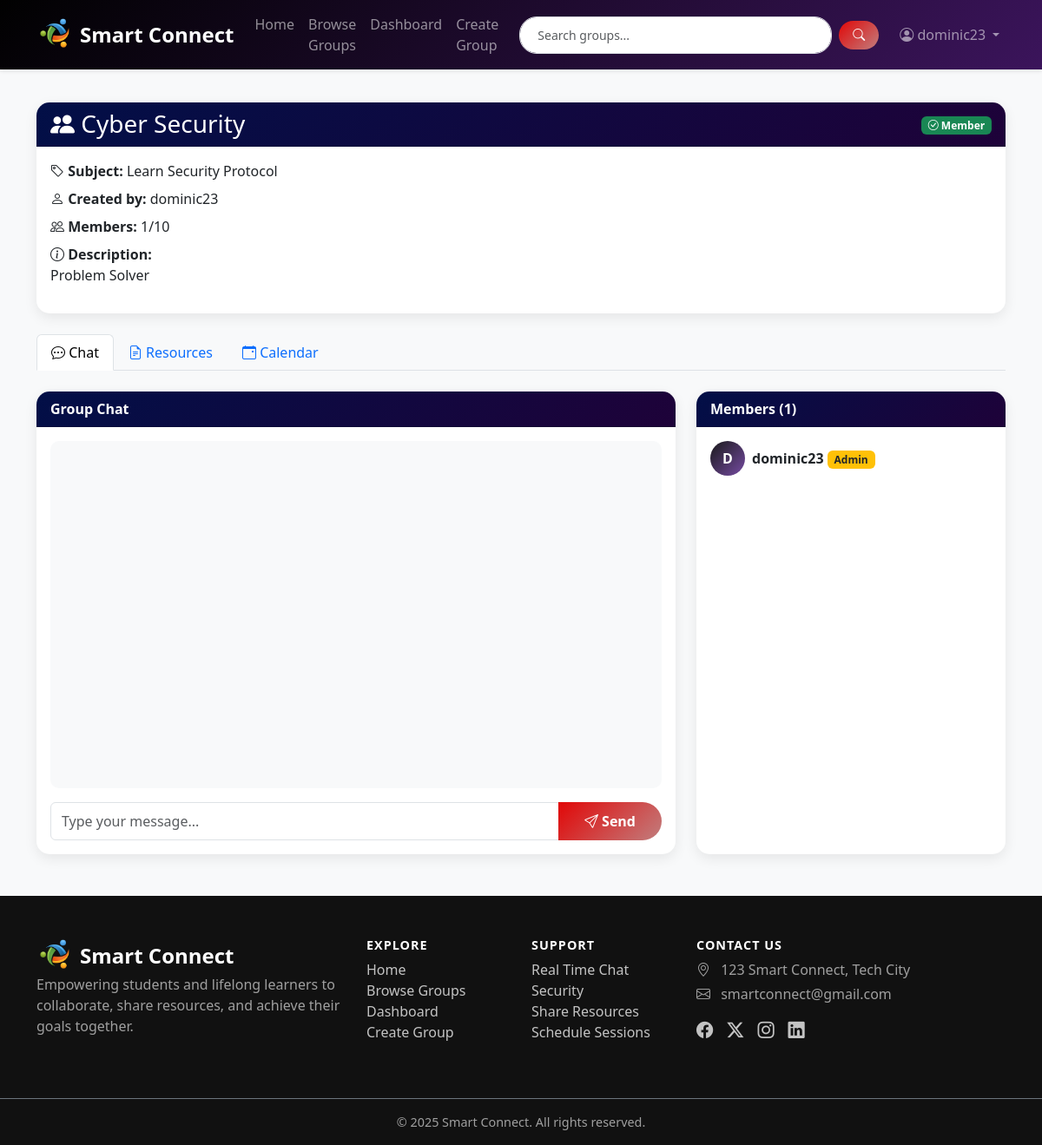
Page /group/2/ (signed in) on the committed database.
### groups/models.py (models this page shows, shortened)
class StudyGroup(models.Model):
    name = models.CharField(max_length=200)
    subject = models.CharField(max_length=100)
    description = models.TextField()
    created_by = models.ForeignKey(User, on_delete=models.CASCADE, related_name='created_groups')
    members = models.ManyToManyField(User, related_name='joined_groups', blank=True)
    created_at = models.DateTimeField(auto_now_add=True)
    max_members = models.IntegerField(default=50)
    is_private = models.BooleanField(default=False)
    class Meta:
        ordering = ['-created_at']

### groups/views.py (the view)
# urls.py: path('group/<int:pk>/', views.group_detail, name='group_detail'),
@login_required
def group_detail(request, pk):
    group = get_object_or_404(StudyGroup, pk=pk)
    is_member = request.user in group.members.all()
    if not is_member and group.is_private:
        messages.error(request, 'This is a private group.')
        return redirect('browse_groups')
    resources = group.resources.all()
    chat_messages = group.messages.all().order_by('sent_at')[:50]
    upcoming_sessions = group.sessions.filter(scheduled_time__gte=timezone.now())
    message_form = MessageForm()
    resource_form = ResourceForm()
    session_form = StudySessionForm()
    return render(request, 'groups/group_detail.html', {
        'group': group,
        'is_member': is_member,
        'resources': resources,
        'messages': chat_messages,
        'upcoming_sessions': upcoming_sessions,
        'message_form': message_form,
        'resource_form': resource_form,
        'session_form': session_form,
    })

### groups/forms.py
class MessageForm(forms.ModelForm):
    class Meta:
        model = Message
        fields = ['content']
        widgets = {
            'content': forms.Textarea(attrs={'class': 'form-control', 'rows': 2, 'placeholder': 'Type your message...'}),
        }

class ResourceForm(forms.ModelForm):
    class Meta:
        model = Resource
        fields = ['title', 'resource_type', 'description', 'file', 'link']
        widgets = {
            'title': forms.TextInput(attrs={'class': 'form-control'}),
            'resource_type': forms.Select(attrs={'class': 'form-control'}),
            'description': forms.Textarea(attrs={'class': 'form-control', 'rows': 3}),
            'file': forms.FileInput(attrs={'class': 'form-control'}),
            'link': forms.URLInput(attrs={'class': 'form-control'}),
        }

### groups/templates/groups/group_detail.html (shortened to what this page needs)
{% extends 'base.html' %}
{% block content %}
<div class="container my-5">
    <div class="row">
        <div class="col-12 mb-4">
            <div class="card">
                <div class="card-header d-flex justify-content-between align-items-center">
                    <h3 class="mb-0"><i class="bi bi-people-fill"></i> {{ group.name }}</h3>
                    <div>
                        {% if not is_member %}
                        <a href="{% url 'join_group' group.pk %}" class="btn btn-light">
                            <i class="bi bi-person-plus"></i> Join Group
                        </a>
                        {% else %}
                        <span class="badge bg-success"><i class="bi bi-check-circle"></i> Member</span>
                        {% endif %}
                    </div>
                </div>
                <div class="card-body">
                    <p class="mb-2"><strong><i class="bi bi-tag"></i> Subject:</strong> {{ group.subject }}</p>
                    <p class="mb-2"><strong><i class="bi bi-person"></i> Created by:</strong> {{ group.created_by.username }}</p>
                    <p class="mb-2"><strong><i class="bi bi-people"></i> Members:</strong> {{ group.members.count }}/{{ group.max_members }}</p>
                    <p class="mb-0"><strong><i class="bi bi-info-circle"></i> Description:</strong></p>
                    <p>{{ group.description }}</p>
                </div>
            </div>
        </div>
    </div>
    {% if is_member %}
    <ul class="nav nav-tabs mb-4" role="tablist">
        <li class="nav-item">
            <a class="nav-link active" data-bs-toggle="tab" href="#chat"><i class="bi bi-chat-dots"></i> Chat</a>
        </li>
        <li class="nav-item">
            <a class="nav-link" data-bs-toggle="tab" href="#resources"><i class="bi bi-file-earmark-text"></i> Resources</a>
        </li>
        <li class="nav-item">
            <a class="nav-link" data-bs-toggle="tab" href="#calendar"><i class="bi bi-calendar-event"></i> Calendar</a>
        </li>
    </ul>
    <div class="tab-content">
        <div id="chat" class="tab-pane fade show active">
            <div class="row">
                <div class="col-lg-8">
                    <div class="card">
                        <div class="card-header">Group Chat</div>
                        <div class="card-body">
                            <div class="chat-container" id="chatContainer">
                            </div>
                            <form id="messageForm" class="mt-3">
                                <div class="input-group">
                                    <input type="text" class="form-control" id="messageInput" placeholder="Type your message..." required>
                                    <button class="btn btn-primary" type="submit">
                                        <i class="bi bi-send"></i> Send
                                    </button>
                                </div>
                            </form>
                        </div>
                    </div>
                </div>
                <div class="col-lg-4">
                    <div class="card">
                        <div class="card-header">Members ({{ group.members.count }})</div>
                        <div class="card-body">
                            {% for member in group.members.all %}
                            <div class="d-flex align-items-center mb-3">
                                <div class="member-avatar me-2">{{ member.username|first|upper }}</div>
                                <div>
                                    <strong>{{ member.username }}</strong>
                                    {% if member == group.created_by %}
                                    <span class="badge bg-warning text-dark">Admin</span>
                                    {% endif %}
                                </div>
                            </div>
                            {% endfor %}
                        </div>
                    </div>
                </div>
            </div>
        </div>
    </div>
    {% else %}
    <div class="alert alert-info"><i class="bi bi-info-circle"></i> Join to access chat and resources.</div>
    {% endif %}
</div>
{% endblock %}

### groups/templates/base.html (shortened to what this page needs)
{% load static %}
<!DOCTYPE html>
<html lang="en">
<head>
    <link href="https://cdnjs.cloudflare.com/ajax/libs/bootstrap/5.3.2/css/bootstrap.min.css" rel="stylesheet">
    <link href="https://cdnjs.cloudflare.com/ajax/libs/bootstrap-icons/1.11.1/font/bootstrap-icons.min.css" rel="stylesheet">
</head>
<body>
<nav class="navbar navbar-expand-lg navbar-dark fixed-top">
    <div class="container">
        <a class="navbar-brand d-flex align-items-center gap-2" href="{% url 'home' %}">
    <img src="{% static 'images/logo.png' %}" alt="Smart Connect Logo" class="navbar-logo">
    <span>Smart Connect</span>
</a>
        <div class="collapse navbar-collapse" id="navbarNav">
            <ul class="navbar-nav me-auto">
                <li class="nav-item"><a class="nav-link" href="{% url 'home' %}">Home</a></li>
                <li class="nav-item"><a class="nav-link" href="{% url 'browse_groups' %}">Browse Groups</a></li>
                {% if user.is_authenticated %}
                <li class="nav-item"><a class="nav-link" href="{% url 'dashboard' %}">Dashboard</a></li>
                <li class="nav-item"><a class="nav-link" href="{% url 'create_group' %}">Create Group</a></li>
                {% endif %}
            </ul>
<form method="get" action="{% url 'browse_groups' %}"
      class="d-flex align-items-center mx-lg-3 my-2 my-lg-0 navbar-search">
    <input type="text"
           name="q"
           class="form-control form-control-sm me-2 search-box"
           placeholder="Search groups..."
           value="{{ request.GET.q }}">
    <button class="btn btn-primary btn-sm px-3" type="submit">
        <i class="bi bi-search"></i>
    </button>
</form>
            <ul class="navbar-nav ms-auto">
                {% if user.is_authenticated %}
                <li class="nav-item dropdown">
                    <a class="nav-link dropdown-toggle" href="#" role="button" data-bs-toggle="dropdown">
                        <i class="bi bi-person-circle"></i> {{ user.username }}
                    </a>
                </li>
                {% else %}
                <li class="nav-item"><a class="nav-link" href="{% url 'login' %}">Login</a></li>
                <li class="nav-item"><a class="nav-link" href="{% url 'register' %}">Register</a></li>
                {% endif %}
            </ul>
        </div>
    </div>
</nav>
<main class="flex-fill">
    {% block content %}{% endblock %}
</main>
<footer class="footer mt-auto">
    <div class="container py-5">
        <div class="row g-4">
            <div class="col-lg-4 col-md-6">
                <a class="navbar-brand d-flex align-items-center gap-2" href="{% url 'home' %}">
    <img src="{% static 'images/logo.png' %}" alt="Smart Connect Logo" class="navbar-logo">
    <span>Smart Connect</span></a>
                <p class="text-muted">
                    Empowering students and lifelong learners to collaborate, share resources,
                    and achieve their goals together.
                </p>
            </div>
            <div class="col-lg-2 col-md-6">
                <h5>Explore</h5>
                <ul class="list-unstyled">
                    <li><a href="{% url 'home' %}" class="footer-link">Home</a></li>
                    <li><a href="{% url 'browse_groups' %}" class="footer-link">Browse Groups</a></li>
                    {% if user.is_authenticated %}
                    <li><a href="{% url 'dashboard' %}" class="footer-link">Dashboard</a></li>
                    <li><a href="{% url 'create_group' %}" class="footer-link">Create Group</a></li>
                    {% endif %}
                </ul>
            </div>
            <div class="col-lg-2 col-md-6">
                <h5>Support</h5>
                <ul class="list-unstyled">
                    <li  class="footer-link">Real Time Chat</li>
                    <li class="footer-link">Security</li>
                    <li class="footer-link">Share Resources</li>
                    <li class="footer-link">Schedule Sessions</li>
                </ul>
            </div>
            <div class="col-lg-4 col-md-6">
                <h5>Contact Us</h5>
                <p class="text-muted mb-1"><i class="bi bi-geo-alt me-2"></i> 123 Smart Connect, Tech City</p>
                <p class="text-muted mb-1"><i class="bi bi-envelope me-2"></i> smartconnect@gmail.com</p>
                <div class="social-icons d-flex gap-3 mt-3">
                    <a href="https://www.facebook.com/"><i class="bi bi-facebook"></i></a>
                    <a href="https://x.com/"><i class="bi bi-twitter-x"></i></a>
                    <a href="https://www.instagram.com/"><i class="bi bi-instagram"></i></a>
                    <a href="https://in.linkedin.com/"><i class="bi bi-linkedin"></i></a>
                </div>
            </div>
        </div>
    </div>
    <div class="text-center py-3 border-top border-secondary">
        <p class="mb-0 text-muted" style="font-size: 0.9rem;">
            &copy; 2025 Smart Connect. All rights reserved.
        </p>
    </div>
</footer>
</body>
</html>

### groups/templates/base.html (style rules this page uses)
:root { --primary-color: #4a5fc1; --secondary-color: #6c757d; --success-color: #28a745; --info-color: #17a2b8; --warning-color: #ffc107; --danger-color: #dc3545; --dark-bg: #111; }
html { scroll-behavior: smooth; scroll-padding-top: 80px; }
body { padding-top: 70px; font-family: 'Segoe UI', Tahoma, Geneva, Verdana, sans-serif; background-color: #f8f9fa; min-height: 100vh; display: flex; flex-direction: column; }
.navbar { background: linear-gradient(135deg, #010101 0%, #3b145b 100%); box-shadow: 0 2px 4px rgba(0,0,0,.1); min-height: 60px; }
.navbar-brand { font-weight: 700; font-size: 1.5rem; }
.card { border: none; border-radius: 15px; box-shadow: 0 5px 15px rgba(0,0,0,.08); transition: transform 0.3s ease, box-shadow 0.3s ease; height: 100%; }
.card-header { background: linear-gradient(135deg, #020f47 0%, #1e0239 100%); color: white; border-radius: 15px 15px 0 0 !important; font-weight: 600; }
.btn-primary { background: linear-gradient(135deg, #e10707 0%, #c17e7e 100%); border: none; border-radius: 25px; padding: 10px 30px; font-weight: 600; transition: all 0.3s ease; }
.chat-container { height: 400px; overflow-y: auto; background-color: #f8f9fa; border-radius: 10px; padding: 15px; }
.search-box { border-radius: 25px; padding: 10px 20px; }
.member-avatar { width: 40px; height: 40px; border-radius: 50%; background: linear-gradient(135deg, #19191a 0%, #764ba2 100%); display: flex; align-items: center; justify-content: center; color: white; font-weight: 600; }
.footer { background-color: var(--dark-bg); color: #ffffff; }
.footer h5 { color: #ffffff; font-weight: 600; text-transform: uppercase; font-size: 0.9rem; letter-spacing: 1px; }
.footer-link { color: rgba(255, 255, 255, 0.75); text-decoration: none; transition: color 0.3s; }
.social-icons a { font-size: 1.2rem; color: rgba(255, 255, 255, 0.75); transition: transform 0.3s, color 0.3s; display: inline-block; }
.footer .text-muted { color: rgba(255, 255, 255, 0.6) !important; }
.navbar-logo { height: 36px; width: auto; object-fit: contain; }
@media (min-width: 992px) { .navbar-logo { height: 42px; } }
.navbar-search input, .navbar-search select { border-radius: 20px; min-width: 220px; }
.navbar-search input { max-width: 360px; width: 360px; }
.navbar-search button { border-radius: 20px; white-space: nowrap; padding: 6px 18px; }

### rows in the picture
StudyGroup: name "Cyber Security", subject "Learn Security Protocol", created_by.username "dominic23", members.count "1", max_members "10", description "Problem Solver"

### other values in the picture
{{ user.username }} "dominic23"
{{ member.username|first|upper }} "D"
{{ member.username }} "dominic23"
